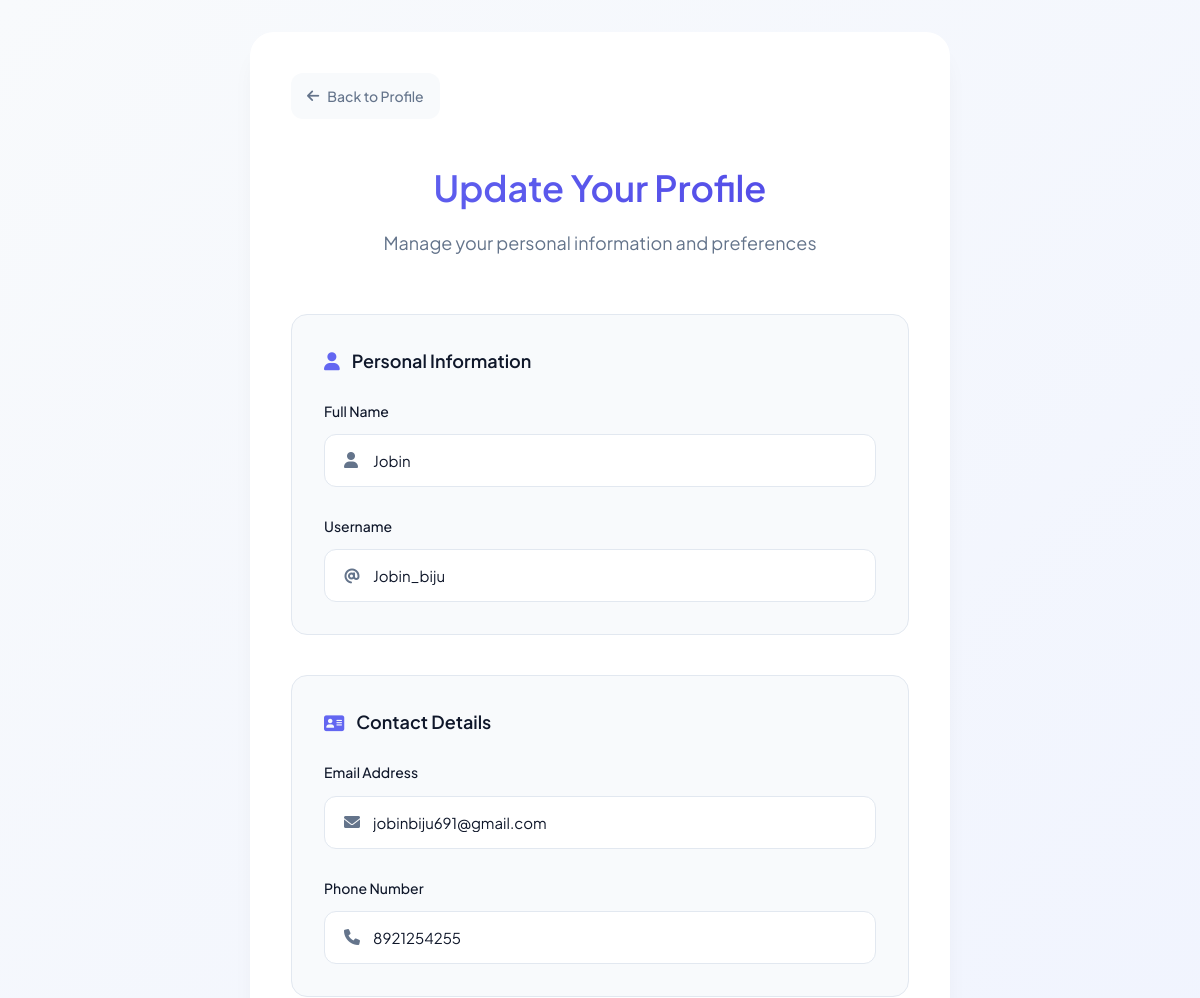
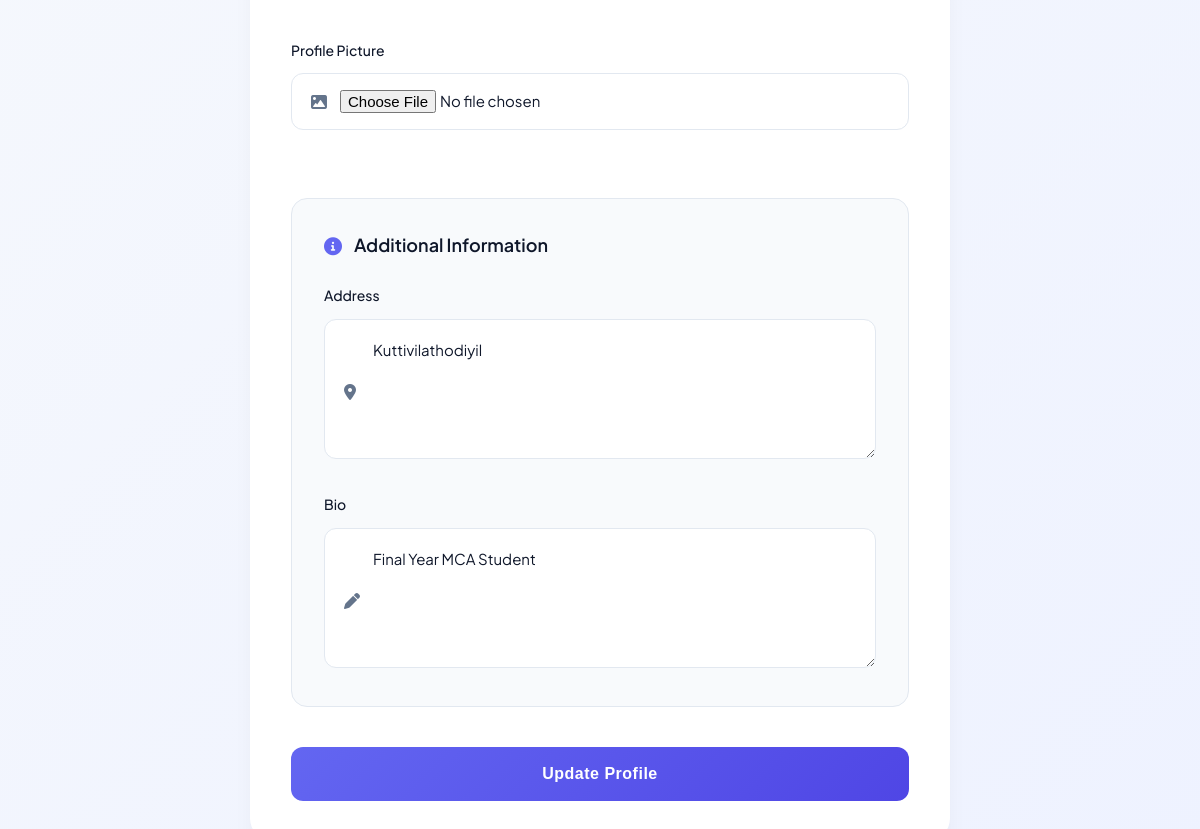
The page /update_profile (signed in) on the database its author committed (2 pictures, top to bottom).
### connectsphere/models.py (models this page shows, shortened)
class registration(models.Model):
    fullname = models.CharField(max_length=64)
    username = models.CharField(max_length=64)
    email = models.CharField(max_length=64)
    password = models.CharField(max_length=64)
    phone_number = models.CharField(max_length=15, null=True, blank=True)  # Example field
    address = models.TextField(null=True, blank=True)  # Example field
    bio = models.TextField(null=True, blank=True)  # Bio field
    profile_picture = models.ImageField(upload_to='profile_pictures/', blank=True, null=True)
    class Meta:
        db_table = 'connectsphere_registration'  # Map to connectsphere_registration table

### connectsphere/views.py (the view, shortened to what this page needs)
# urls.py: path('update_profile',views.update_profile,name='update_profile'),
def update_profile(request):
    user_id = request.session.get('session1')
    if not user_id:
        return redirect('login')
    try:
        user = registration.objects.get(id=user_id)
        return render(request, 'update_profile.html', {'user': user})
    except registration.DoesNotExist:
        return redirect('login')

### connectsphere/templates/update_profile.html (shortened to what this page needs)
<!DOCTYPE html>
<html lang="en">
<head>
    <link href="https://cdnjs.cloudflare.com/ajax/libs/font-awesome/6.0.0-beta3/css/all.min.css" rel="stylesheet">
</head>
<body>
    <div class="profile-container">
        <a href="{% url 'profile' %}" class="back-button">
            <i class="fas fa-arrow-left"></i>
            Back to Profile
        </a>
        <div class="profile-header">
            <h2>Update Your Profile</h2>
            <p>Manage your personal information and preferences</p>
        </div>
        <form method="POST" enctype="multipart/form-data">
            <div class="form-sections">
                <div class="form-section">
                    <div class="section-title">
                        <i class="fas fa-user"></i>
                        Personal Information
                    </div>
                    <div class="form-group">
                        <label for="fullname">Full Name</label>
                        <div class="input-wrapper">
                            <input type="text" id="fullname" name="fullname" value="{{ user.fullname }}" placeholder="Enter your full name">
                        </div>
                    </div>
                    <div class="form-group">
                        <label for="username">Username</label>
                        <div class="input-wrapper">
                            <input type="text" id="username" name="username" value="{{ user.username }}" placeholder="Choose a unique username">
                        </div>
                    </div>
                </div>
                <div class="form-section">
                    <div class="section-title">
                        <i class="fas fa-address-card"></i>
                        Contact Details
                    </div>
                    <div class="form-group">
                        <label for="email">Email Address</label>
                        <div class="input-wrapper">
                            <input type="email" id="email" name="email" value="{{ user.email }}" placeholder="Enter your email address">
                        </div>
                    </div>
                    <div class="form-group">
                        <label for="phone_number">Phone Number</label>
                        <div class="input-wrapper">
                            <input type="tel" id="phone_number" name="phone_number" value="{{ user.phone_number }}" placeholder="Enter your phone number">
                        </div>
                    </div>
                </div>
                <div class="form-group">
                    <label for="profile_pic">Profile Picture</label>
                    <div class="input-wrapper">
                        <input type="file" id="profile_pic" name="profile_pic" accept="image/*" placeholder="Choose a profile picture">
                    </div>
                </div>
                <div class="form-section">
                    <div class="section-title">
                        <i class="fas fa-info-circle"></i>
                        Additional Information
                    </div>
                    <div class="form-group">
                        <label for="address">Address</label>
                        <div class="input-wrapper">
                            <textarea id="address" name="address" placeholder="Enter your full address">{{ user.address }}</textarea>
                        </div>
                    </div>
                    <div class="form-group">
                        <label for="bio">Bio</label>
                        <div class="input-wrapper">
                            <textarea id="bio" name="bio" placeholder="Tell us a bit about yourself">{{ user.bio }}</textarea>
                        </div>
                    </div>
                </div>
            </div>
            <button type="submit" class="update-button">
                Update Profile
            </button>
        </form>
    </div>
</body>
</html>

### connectsphere/templates/update_profile.html (style rules this page uses)
:root { --primary-color: #6366f1; --primary-dark: #4f46e5; --primary-light: #eef2ff; --accent-color: #f59e0b; --text-primary: #0f172a; --text-secondary: #64748b; --white: #ffffff; --input-bg: #f8fafc; --border-color: #e2e8f0; --error-color: #ef4444; --success-color: #10b981; }
* { margin: 0; padding: 0; box-sizing: border-box; }
body { font-family: 'Plus Jakarta Sans', sans-serif; background: linear-gradient(135deg, #f8fafc 0%, #eef2ff 100%); min-height: 100vh; display: flex; justify-content: center; align-items: center; padding: 2rem 1rem; color: var(--text-primary); line-height: 1.6; }
.profile-container { background: var(--white); border-radius: 24px; box-shadow: 0 20px 25px -5px rgba(0, 0, 0, 0.05), 0 10px 10px -5px rgba(0, 0, 0, 0.02); width: 100%; max-width: 700px; padding: 2.5rem; position: relative; backdrop-filter: blur(10px); border: 1px solid rgba(255, 255, 255, 0.1); }
.back-button { display: inline-flex; align-items: center; gap: 0.5rem; color: var(--text-secondary); text-decoration: none; font-size: 0.875rem; font-weight: 500; padding: 0.75rem 1rem; border-radius: 12px; transition: all 0.3s ease; background: var(--input-bg); }
.profile-header { text-align: center; margin: 2.5rem 0 3.5rem; }
.profile-header h2 { color: var(--text-primary); font-size: 2.25rem; font-weight: 600; margin-bottom: 0.75rem; background: linear-gradient(135deg, var(--primary-color), var(--primary-dark)); -webkit-background-clip: text; -webkit-text-fill-color: transparent; }
.profile-header p { color: var(--text-secondary); font-size: 1.125rem; }
.form-sections { display: grid; gap: 2.5rem; }
.form-section { background: var(--input-bg); padding: 2rem; border-radius: 16px; border: 1px solid var(--border-color); transition: all 0.3s ease; }
.section-title { font-size: 1.125rem; font-weight: 600; color: var(--text-primary); margin-bottom: 1.5rem; display: flex; align-items: center; gap: 0.75rem; }
.section-title i { color: var(--primary-color); }
.form-group { margin-bottom: 1.75rem; }
.form-group:last-child { margin-bottom: 0; }
.form-group label { display: block; font-size: 0.875rem; font-weight: 500; color: var(--text-primary); margin-bottom: 0.75rem; }
.input-wrapper { position: relative; }
.form-group input, .form-group textarea { width: 100%; padding: 1rem 1.25rem 1rem 3rem; border: 1px solid var(--border-color); border-radius: 12px; background: var(--white); font-size: 0.9375rem; color: var(--text-primary); transition: all 0.3s ease; font-family: inherit; }
.form-group textarea { min-height: 140px; resize: vertical; padding-top: 1.25rem; }
.form-group input::placeholder, .form-group textarea::placeholder { color: var(--text-secondary); }
.update-button { width: 100%; padding: 1.125rem; background: linear-gradient(135deg, var(--primary-color), var(--primary-dark)); color: var(--white); border: none; border-radius: 12px; font-size: 1rem; font-weight: 600; cursor: pointer; transition: all 0.3s ease; margin-top: 2.5rem; position: relative; overflow: hidden; letter-spacing: 0.5px; }

### rows shown on the page
registration: fullname "Jobin", username "Jobin_biju", email "jobinbiju691@gmail.com", phone_number "8921254255", address "Kuttivilathodiyil", bio "Final Year MCA Student"
